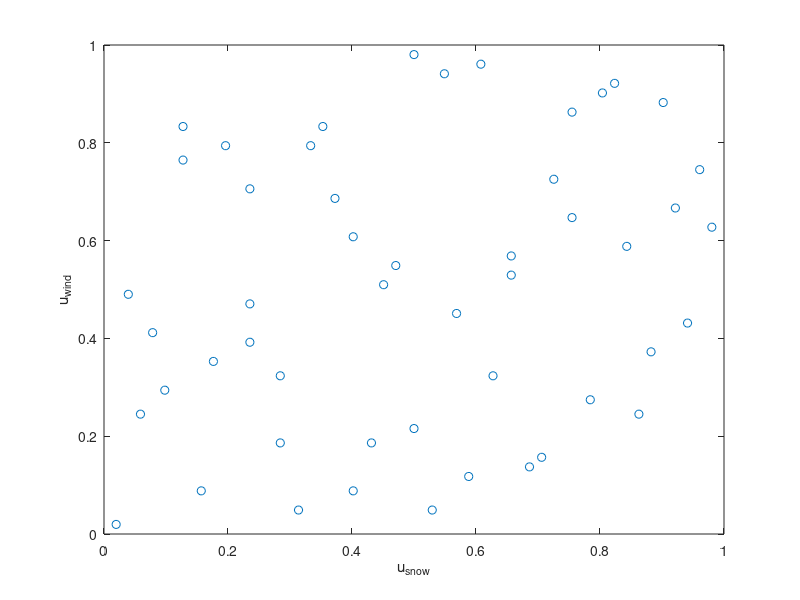

Reproduce this figure in MATLAB. (Note: this script raises an error after producing the figure.)
% Fit copula to snow-wind multivariate extremes
% comparison to R results

clear all
close all
clc

% results using R (some checked with two different built-in functions)
%              theta        AIC         BIC
% Gauss    0.3076610 -1.8376807  0.07434229
% t        0.1642704  6.7935750  8.70559796
% Clayton  0.4384336 -2.2949996 -0.38297658
% Gumbel   1.1557412  0.3377976  2.24982059
% Plackett 1.8311975 -0.3479257  1.56409731
% Frank    1.3936066 -0.6547995  1.25722348

% Gauss, t, Clayton and Gumbel theta parameters are the same as those used in matlab, thus directly comparable

load('annual_snow_max_acc_wind.mat')

% to test on other data
% rng(111)
% R = mvnrnd([0,0], [1,0.5;0.5,1],10);
% 
% snow = R(:,1);
% wind = R(:,2);
% 
% ro = corr(snow, wind);

% pseudo observations
u_snow = tiedrank(snow)/(length(snow)+1);
u_wind = tiedrank(wind)/(length(wind)+1);

plot(u_snow, u_wind, 'o')
xlabel('u_{snow}')
ylabel('u_{wind}')
axis([0,1,0,1])
% axis equal

% ====================================================
% Copula MLE fit
% ====================================================
disp('Maximum likelihood copula fit.')
disp('bi - Matlab built-in')
disp('hm - home-made, direct optimization')
fprintf('\n');fprintf('\n')

% ....................................................
% Gaussian
% ....................................................
disp('Gaussian copula')
% built-in function - ! it looks like that the copulafit is not maximum likelihood approach for gaussian copula..
% something between Kendall' tau and Spearman's rho..
%options     = statset('TolX', 1e-7, 'MaxIter', 1000);
% options 'is not applicable to the ''Gaussian'' family'! ridiculous..
cov_mx      = copulafit('Gaussian', [u_snow, u_wind]);
ro_gauss_bi = cov_mx(1,2);

% neagative log-likelihood
nLL = @(x) -sum(log(copulapdf('Gaussian', [u_snow, u_wind], x)));

% home-made solu
ro_gauss_hm = fminbnd(nLL, -1, 1);

tb_gauss = table(ro_gauss_bi, ro_gauss_hm);
disp(tb_gauss)

% ....................................................
% t copula, df = 2,fixed
% ....................................................
disp('t copula')
% no built-in function for fixed df

% neagative log-likelihood
nLL = @(x) -sum(log(copulapdf('t', [u_snow, u_wind], x, 2)));

% home-made solu
ro_t_hm = fminbnd(nLL, -1, 1);

tb_t = table(ro_t_hm);
disp(tb_t)
